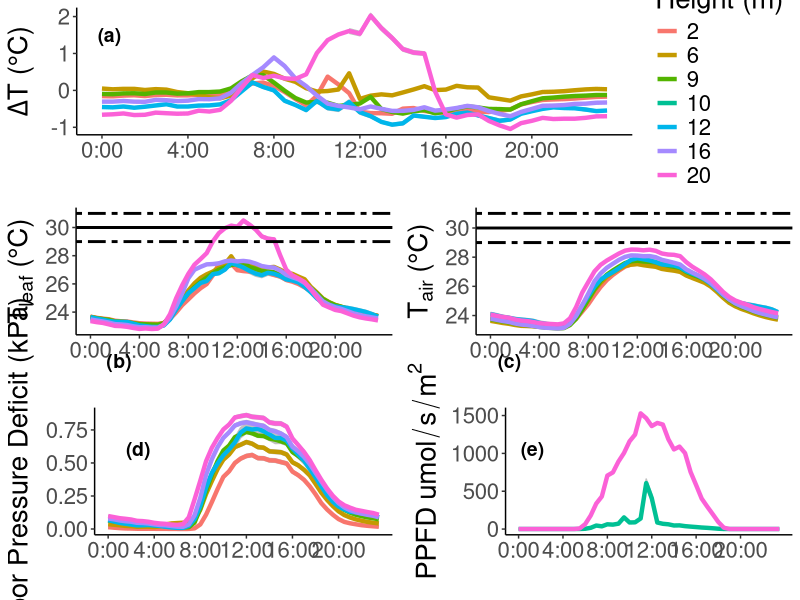

The R source for this figure:
#----
# Title: Diurnal Graph output from 2017 SURF Data
# Author: Ben Miller
# Date Started: 20181105
# Date updated: 20200602
# Description: Creates Diurnal pattern graphs of various variables that are then arranged in
#              a grid. The calculations are done within a function that can be seen below. 
#              Topt can be applied to the graphs at the end of the user defined variables.
#----

library(tidyverse)
library(ggpubr)

#Turns off current graphics
graphics.off()

# Sets working directory and defines varibles from files
data_master <- read.csv("SURF_data_master.csv", header = TRUE, sep = ",")

# Sets Z-value used for CI calculation
Z <- 1.960 #95 percent

# Sets average Topt Value with confidence intervals for graphic display and time above estimation
T_opt <- c(29,30,31) #estimates for now, will change with updated values from Kelsey

# A ector of the axis labels desired for output

plot_labels <- c(expression(Delta*"T"*" (°C)"), expression("T"["leaf"]*" (°C)"),
                 expression(T["air"]*" (°C)"),
                 bquote("PPFD" ~ umol/s/m^2), "Vapor Pressure Deficit (kPa)")

# A list of variables to make plots of. 
# ***VARIBLES MUST MATCH THE ORDER WITH THE ABOVE VECTOR****

plot_variables <- c("delta_temp", "leaf_temp_c", "air_temp_c", "ppfd_mes", "vpd")

##########------------------- END OF USER DEFINED INPUTS ------------------------------##########
# Sets data types, creates easily averaged "time" column for data
data_master$halfhour <- as.POSIXlt(data_master$halfhour)
data_master$sens_hgt <- as.factor(data_master$sens_hgt)

data_master$hour <- as.numeric(hour(data_master$halfhour))
data_master$minutes <- as.numeric(minute(data_master$halfhour))
data_master$time <- data_master$hour + ifelse(data_master$minutes == 30, .5, 0)
data_master <- data_master %>%
  select(-c(halfhour,X, hour, minutes))

# Delta T Calculation
data_master$delta_temp <- data_master$leaf_temp_c - data_master$air_temp_c

# Function to perform average calculations and create plots 0of the output of the diurnal patterns
diurnal_plot_function <- function(input_df, var_vector, lab_vector, z_value) {
  #initializes empty plot list
  plots <- c()
  # loops through the variable vector, and for each variable in the vector does measures
  # of central tendancy and makes a plot of its diurnal pattern.
  for (i in 1:length(var_vector)) {
    print(paste0("Making ",var_vector[i], " diurnal graph"))
    input_df$var <- input_df[, var_vector[i]]
    includedvars <- c("var", "sens_hgt", "time")
    out_df <- input_df %>%
      dplyr::group_by(sens_hgt, time) %>%
      dplyr::summarise(mean = mean(var, na.rm = TRUE), sd = sd(var),
                       n = n(), ci = z_value*(sd/n))
    
    #Diurnal Plots are created one by one as the loop repeats
    plots[[var_vector[i]]] <- ggplot(data = out_df,
                                     aes(x = time, y = mean,
                                         group = sens_hgt)) +
      theme_classic() +
      theme(text = element_text(size = 20))+
      geom_ribbon(aes(ymin = mean - ci, ymax = mean + ci,
                      group = sens_hgt), color = rgb(red = 192,
                                                     green = 192,
                                                     blue = 192,
                                                     maxColorValue = 255),
                  fill = rgb(red = 192, blue = 192, green =  192,
                             maxColorValue = 255)) +
      geom_line(aes(color = sens_hgt), na.rm = T, size = 1.5) +
      labs(x = "", y = lab_vector[i],
           color = "Sensor \nHeight (m)") +
      scale_x_continuous(breaks = c(0, 4, 8, 12, 16, 20),
                         labels = c("0:00", "4:00", "8:00", "12:00",
                                    "16:00", "20:00"))
    # Finds the air temp graphs based on theier identifying string and
    # adds the Topt information to the plots. Also matches the scales
    # of the two plots for ease of comparison.
    if (grepl("temp_c", var_vector[i])){
      plots[[var_vector[i]]] <- plots[[var_vector[i]]] +
        scale_y_continuous(breaks = c(24, 26, 28, 30)) +
        geom_hline(yintercept = median(T_opt),
                   linetype = 1, size = 1) + 
        geom_hline(yintercept = min(T_opt),
                   linetype = 6, size = 1) + 
        geom_hline(yintercept = max(T_opt),
                   linetype = 6, size = 1)
    }
  }
  assign(x = "Diurnal_Plots", plots, envir = .GlobalEnv)
}
 
diurnal_plot_function(data_master, plot_variables, plot_labels, Z)

# Creates grid of all graphs
print("Saving output of all diurnal graphs to file")

# Turns on a graphics device and saves the graphs all in a grid to a .tiff file. Filename must have .tiff at the end
tiff(filename = "Figure_2_Diunal_Pattern.tiff",
     width = 720, height = 1080, units = "px",
     compression = "none")

# Places all the plots into a grid, mess with the outputs to get different bits where
# they look nice. Would be difficult to automate that process as computers have no taste.
ggarrange(Diurnal_Plots$delta_temp,
          nrow = 3, legend = "right",
          hjust = -4.25, vjust = 3,
          labels = "(a)",
          ggarrange(Diurnal_Plots$leaf_temp_c,
                    Diurnal_Plots$air_temp_c,
                    ncol = 2, legend = "none",
                    hjust = -4.25, vjust = 12,
                    labels = c("(b)", "(c)")),
          ggarrange(Diurnal_Plots$vpd, Diurnal_Plots$ppfd_mes,
                    ncol = 2, legend = "none",
                    hjust = -5.25, vjust =  4,
                    labels = c("(d)", "(e)")))
dev.off()

print("Finished")
# End of script